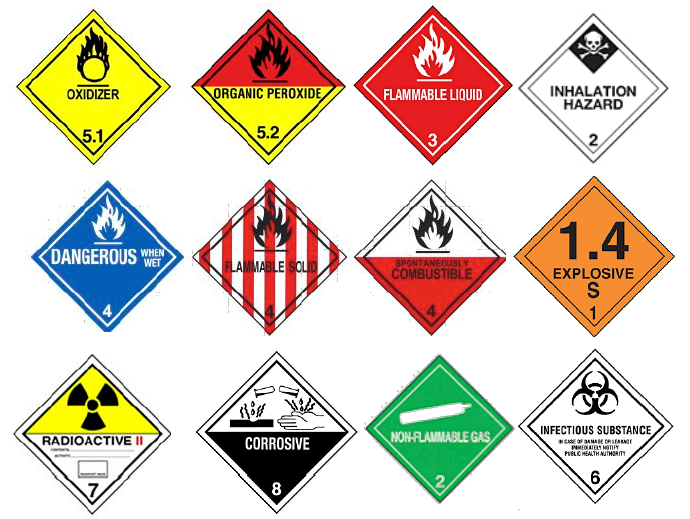
#> input picture current/python/opencv/signs2.PNG, 690 x 519 px, found by its file name
$ python opencv_color.py
#> lines starting #> are read from the running program, lines starting #| are printed output that depends on the picture; after the words box and inside, x2 and y2 are one past the last pixel; in counts of white or black regions, pixels touching at a corner belong together
import cv2
import numpy as np
from matplotlib import pyplot as plt

#img = cv2.imread('watch.jpg',cv2.IMREAD_GRAYSCALE)
img = cv2.imread('signs2.png',cv2.IMREAD_COLOR)
#> img is the input picture: shape (519, 690, 3); mean B, G, R 195.1, 209.6, 219.5
hsv = cv2.cvtColor(img, cv2.COLOR_BGR2HSV)
#> hsv: shape (519, 690, 3); mean H, S, V 19.4, 51.9, 228.2

#img = cv2.imread('watch.jpg',cv2.IMREAD_COLOR)

#hsv = cv2.cvtColor(img, cv2.COLOR_BGR2HSV)
#cv2.imshow('image',img)

lower_red = np.array([0,100, 200])
upper_red = np.array([255,255,255])

mask = cv2.inRange(hsv, lower_red, upper_red)
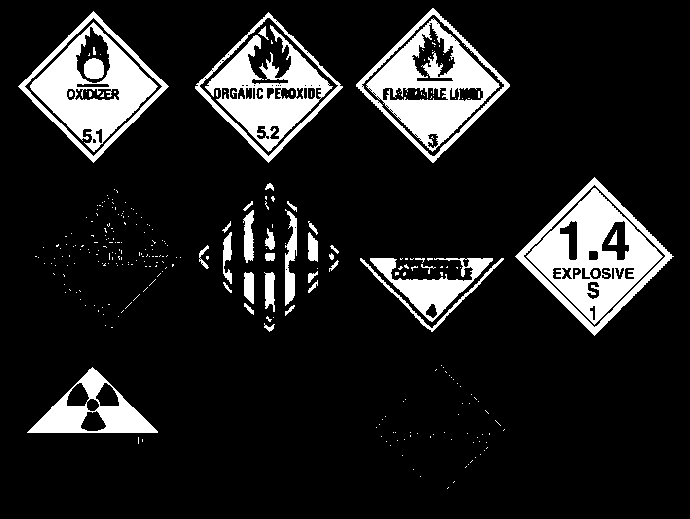
#> mask: shape (519, 690); 12.9% white; 306 white regions (264 under 20 px), largest, box (x1, y1, x2, y2) and area: (526, 188, 663, 325) 7704, (366, 18, 500, 152) 6997, (30, 22, 158, 152) 6535
res = cv2.bitwise_and(img,img, mask= mask)
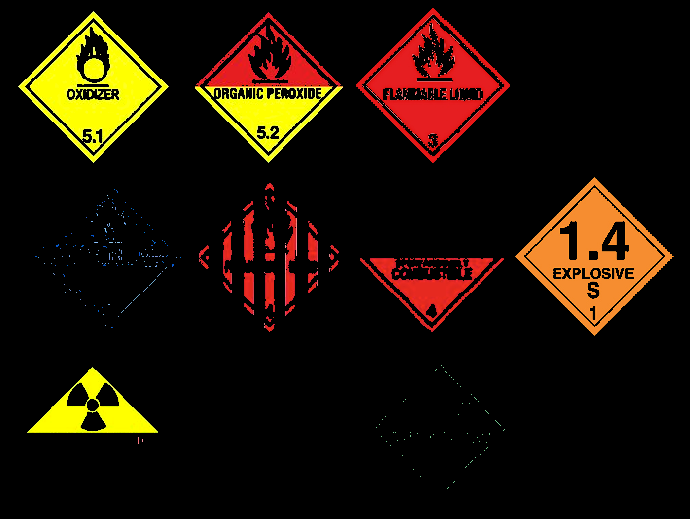
#> res: shape (519, 690, 3); mean B, G, R 4.5, 17.7, 30.6

cv2.imshow('img',img)
cv2.imshow('hsv',img)
cv2.imshow('mask',mask)
cv2.imshow('res',res)


cv2.waitKey(0)

cv2.destroyAllWindows()
